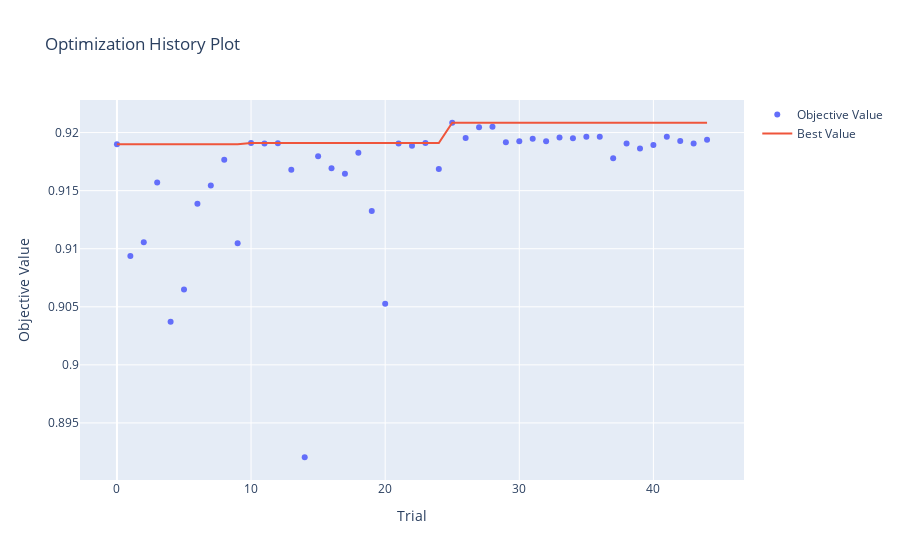

Notebook source saved alongside this figure:
### Markdown cell above
The central value 0.8701 is the expected mean of R² — that is, the model explains about 87.01% of the variance in the validation data.

The minimum (0.861) and maximum (0.8792) values make up the confidence interval, indicating that with high confidence the true R² lies between 86.1% and 87.92%

### Code cell
# Plot optimization history
vis.plot_optimization_history(study)
#The more trials, closer is the objective value to the best value

### Figure 1 — Plotly figure (JSON) as saved in the notebook; plotly's stock layout.template omitted (floating-point values rounded to 4 significant figures)
{"data": [{"mode": "markers", "name": "Objective Value", "type": "scatter", "x": [0, 1, 2, 3, 4, 5, 6, 7, 8, 9, 10, 11, 12, 13, 14, 15, 16, 17, 18, 19, 20, 21, 22, 23, 24, 25, 26, 27, 28, 29, 30, 31, 32, 33, 34, 35, 36, 37, 38, 39, 40, 41, 42, 43, 44], "y": [0.919, 0.9094, 0.9106, 0.9157, 0.9037, 0.9065, 0.9139, 0.9154, 0.9177, 0.9105, 0.9191, 0.9191, 0.9191, 0.9168, 0.892, 0.918, 0.9169, 0.9165, 0.9183, 0.9133, 0.9053, 0.9191, 0.9189, 0.9191, 0.9169, 0.9208, 0.9195, 0.9205, 0.9205, 0.9192, 0.9193, 0.9195, 0.9192, 0.9196, 0.9195, 0.9196, 0.9196, 0.9178, 0.9191, 0.9186, 0.9189, 0.9196, 0.9193, 0.9191, 0.9194]}, {"mode": "lines", "name": "Best Value", "type": "scatter", "x": [0, 1, 2, 3, 4, 5, 6, 7, 8, 9, 10, 11, 12, 13, 14, 15, 16, 17, 18, 19, 20, 21, 22, 23, 24, 25, 26, 27, 28, 29, 30, 31, 32, 33, 34, 35, 36, 37, 38, 39, 40, 41, 42, 43, 44], "y": [0.919, 0.919, 0.919, 0.919, 0.919, 0.919, 0.919, 0.919, 0.919, 0.919, 0.9191, 0.9191, 0.9191, 0.9191, 0.9191, 0.9191, 0.9191, 0.9191, 0.9191, 0.9191, 0.9191, 0.9191, 0.9191, 0.9191, 0.9191, 0.9208, 0.9208, 0.9208, 0.9208, 0.9208, 0.9208, 0.9208, 0.9208, 0.9208, 0.9208, 0.9208, 0.9208, 0.9208, 0.9208, 0.9208, 0.9208, 0.9208, 0.9208, 0.9208, 0.9208]}, {"marker": {"color": "#cccccc"}, "mode": "markers", "name": "Infeasible Trial", "showlegend": false, "type": "scatter", "x": [], "y": []}], "layout": {"title": {"text": "Optimization History Plot"}, "xaxis": {"title": {"text": "Trial"}}, "yaxis": {"title": {"text": "Objective Value"}}}}
